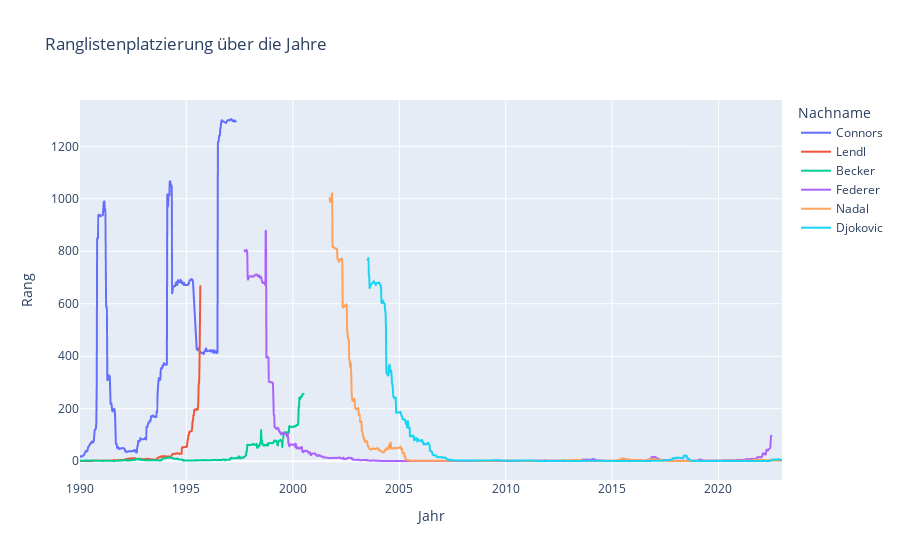

The code cell stored with this chart in its notebook:
### Code cell
fig = px.line(df_filtered, x="ranking_date", y='rank', color='name_last', title='Ranglistenplatzierung über die Jahre', labels={"name_last": "Nachname"})

# Layout anpassen (optional)
fig.update_layout(xaxis_title='Jahr', yaxis_title='Rang')

# Diagramm anzeigen
fig.show()

### Figure 1 — Plotly figure (JSON) as saved in the notebook; plotly's stock layout.template omitted (floating-point values rounded to 4 significant figures; data arrays with more than 128 entries replaced by an {"elided": "..."} marker saying what was removed)
{"data": [{"hovertemplate": "Nachname=Connors<br>ranking_date=%{x}<br>rank=%{y}<extra></extra>", "legendgroup": "Connors", "line": {"color": "#636efa", "dash": "solid"}, "marker": {"symbol": "circle"}, "mode": "lines", "name": "Connors", "showlegend": true, "type": "scattergl", "x": {"elided": "310 str values"}, "xaxis": "x", "y": {"elided": "310 int values"}, "yaxis": "y"}, {"hovertemplate": "Nachname=Lendl<br>ranking_date=%{x}<br>rank=%{y}<extra></extra>", "legendgroup": "Lendl", "line": {"color": "#EF553B", "dash": "solid"}, "marker": {"symbol": "circle"}, "mode": "lines", "name": "Lendl", "showlegend": true, "type": "scattergl", "x": {"elided": "249 str values"}, "xaxis": "x", "y": {"elided": "249 int values"}, "yaxis": "y"}, {"hovertemplate": "Nachname=Becker<br>ranking_date=%{x}<br>rank=%{y}<extra></extra>", "legendgroup": "Becker", "line": {"color": "#00cc96", "dash": "solid"}, "marker": {"symbol": "circle"}, "mode": "lines", "name": "Becker", "showlegend": true, "type": "scattergl", "x": {"elided": "492 str values"}, "xaxis": "x", "y": {"elided": "492 int values"}, "yaxis": "y"}, {"hovertemplate": "Nachname=Federer<br>ranking_date=%{x}<br>rank=%{y}<extra></extra>", "legendgroup": "Federer", "line": {"color": "#ab63fa", "dash": "solid"}, "marker": {"symbol": "circle"}, "mode": "lines", "name": "Federer", "showlegend": true, "type": "scattergl", "x": {"elided": "1195 str values"}, "xaxis": "x", "y": {"elided": "1195 int values"}, "yaxis": "y"}, {"hovertemplate": "Nachname=Nadal<br>ranking_date=%{x}<br>rank=%{y}<extra></extra>", "legendgroup": "Nadal", "line": {"color": "#FFA15A", "dash": "solid"}, "marker": {"symbol": "circle"}, "mode": "lines", "name": "Nadal", "showlegend": true, "type": "scattergl", "x": {"elided": "1021 str values"}, "xaxis": "x", "y": {"elided": "1021 int values"}, "yaxis": "y"}, {"hovertemplate": "Nachname=Djokovic<br>ranking_date=%{x}<br>rank=%{y}<extra></extra>", "legendgroup": "Djokovic", "line": {"color": "#19d3f3", "dash": "solid"}, "marker": {"symbol": "circle"}, "mode": "lines", "name": "Djokovic", "showlegend": true, "type": "scattergl", "x": {"elided": "928 str values"}, "xaxis": "x", "y": {"elided": "928 int values"}, "yaxis": "y"}], "layout": {"legend": {"title": {"text": "Nachname"}, "tracegroupgap": 0}, "title": {"text": "Ranglistenplatzierung über die Jahre"}, "xaxis": {"anchor": "y", "domain": [0, 1], "title": {"text": "Jahr"}}, "yaxis": {"anchor": "x", "domain": [0, 1], "title": {"text": "Rang"}}}}
